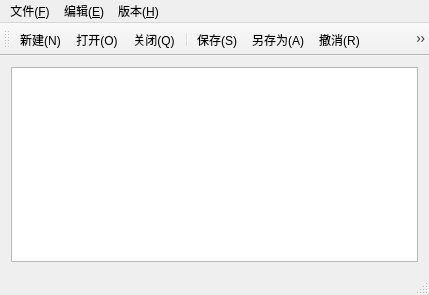
<?xml version="1.0" encoding="UTF-8"?>
<ui version="4.0">
 <class>MainWindow</class>
 <widget class="QMainWindow" name="MainWindow">
  <property name="geometry">
   <rect>
    <x>0</x>
    <y>0</y>
    <width>429</width>
    <height>295</height>
   </rect>
  </property>
  <property name="windowTitle">
   <string>MainWindow</string>
  </property>
  <widget class="QWidget" name="centralWidget">
   <layout class="QGridLayout" name="gridLayout">
    <item row="0" column="0">
     <widget class="QTextEdit" name="textEdit"/>
    </item>
   </layout>
  </widget>
  <widget class="QMenuBar" name="menuBar">
   <property name="geometry">
    <rect>
     <x>0</x>
     <y>0</y>
     <width>429</width>
     <height>17</height>
    </rect>
   </property>
   <widget class="QMenu" name="menu_F">
    <property name="title">
     <string>文件(&amp;F)</string>
    </property>
    <addaction name="action_New"/>
    <addaction name="action_Open"/>
    <addaction name="action_Close"/>
    <addaction name="action_Save"/>
    <addaction name="action_SaveAs"/>
    <addaction name="action_Exit"/>
   </widget>
   <widget class="QMenu" name="menu">
    <property name="title">
     <string>编辑(&amp;E)</string>
    </property>
    <addaction name="action_Revocation"/>
    <addaction name="action_Cut"/>
    <addaction name="action_Copy"/>
    <addaction name="action_Paste"/>
    <addaction name="action_Find"/>
   </widget>
   <widget class="QMenu" name="menu_2">
    <property name="title">
     <string>版本(&amp;H)</string>
    </property>
    <addaction name="action_9"/>
   </widget>
   <addaction name="menu_F"/>
   <addaction name="menu"/>
   <addaction name="menu_2"/>
  </widget>
  <widget class="QToolBar" name="mainToolBar">
   <attribute name="toolBarArea">
    <enum>TopToolBarArea</enum>
   </attribute>
   <attribute name="toolBarBreak">
    <bool>false</bool>
   </attribute>
   <addaction name="action_New"/>
   <addaction name="action_Open"/>
   <addaction name="action_Close"/>
   <addaction name="separator"/>
   <addaction name="action_Save"/>
   <addaction name="action_SaveAs"/>
   <addaction name="action_Revocation"/>
   <addaction name="action_Cut"/>
   <addaction name="action_Copy"/>
   <addaction name="action_Paste"/>
   <addaction name="action_Find"/>
   <addaction name="separator"/>
   <addaction name="action_9"/>
  </widget>
  <widget class="QStatusBar" name="statusBar"/>
  <action name="action_New">
   <property name="icon">
    <iconset resource="menu.qrc">
     <normaloff>:/icoFile/images/fileadd.ico</normaloff>:/icoFile/images/fileadd.ico</iconset>
   </property>
   <property name="text">
    <string>新建(&amp;N)</string>
   </property>
   <property name="shortcut">
    <string>Ctrl+N</string>
   </property>
  </action>
  <action name="action_Open">
   <property name="icon">
    <iconset resource="menu.qrc">
     <normaloff>:/icoFile/images/open_Text.ico</normaloff>:/icoFile/images/open_Text.ico</iconset>
   </property>
   <property name="text">
    <string>打开(&amp;O)</string>
   </property>
   <property name="shortcut">
    <string>Ctrl+O</string>
   </property>
  </action>
  <action name="action_Close">
   <property name="icon">
    <iconset resource="menu.qrc">
     <normaloff>:/icoFile/images/close.png</normaloff>:/icoFile/images/close.png</iconset>
   </property>
   <property name="text">
    <string>关闭(&amp;Q)</string>
   </property>
   <property name="shortcut">
    <string>Ctrl+Q</string>
   </property>
  </action>
  <action name="action_Save">
   <property name="icon">
    <iconset resource="menu.qrc">
     <normaloff>:/icoFile/images/save.ico</normaloff>:/icoFile/images/save.ico</iconset>
   </property>
   <property name="text">
    <string>保存(&amp;S)</string>
   </property>
   <property name="shortcut">
    <string>Ctrl+S</string>
   </property>
  </action>
  <action name="action_SaveAs">
   <property name="icon">
    <iconset resource="menu.qrc">
     <normaloff>:/icoFile/images/save-as.png</normaloff>:/icoFile/images/save-as.png</iconset>
   </property>
   <property name="text">
    <string>另存为(&amp;A)</string>
   </property>
   <property name="shortcut">
    <string>Ctrl+A</string>
   </property>
  </action>
  <action name="action_Exit">
   <property name="icon">
    <iconset resource="menu.qrc">
     <normaloff>:/icoFile/images/exit.ICO</normaloff>:/icoFile/images/exit.ICO</iconset>
   </property>
   <property name="text">
    <string>退出(&amp;X)</string>
   </property>
   <property name="shortcut">
    <string>Ctrl+X</string>
   </property>
  </action>
  <action name="action_Revocation">
   <property name="icon">
    <iconset resource="menu.qrc">
     <normaloff>:/icoFile/images/action-undo.ico</normaloff>:/icoFile/images/action-undo.ico</iconset>
   </property>
   <property name="text">
    <string>撤消(&amp;R)</string>
   </property>
   <property name="shortcut">
    <string>Ctrl+R</string>
   </property>
  </action>
  <action name="action_Cut">
   <property name="icon">
    <iconset resource="menu.qrc">
     <normaloff>:/icoFile/images/cut.ico</normaloff>:/icoFile/images/cut.ico</iconset>
   </property>
   <property name="text">
    <string>剪切(&amp;T)</string>
   </property>
   <property name="shortcut">
    <string>Ctrl+T</string>
   </property>
  </action>
  <action name="action_Copy">
   <property name="icon">
    <iconset resource="menu.qrc">
     <normaloff>:/icoFile/images/clipboard-copy_1.ico</normaloff>:/icoFile/images/clipboard-copy_1.ico</iconset>
   </property>
   <property name="text">
    <string>复制(&amp;C)</string>
   </property>
   <property name="shortcut">
    <string>Ctrl+C</string>
   </property>
  </action>
  <action name="action_Paste">
   <property name="icon">
    <iconset resource="menu.qrc">
     <normaloff>:/icoFile/images/paste.ico</normaloff>:/icoFile/images/paste.ico</iconset>
   </property>
   <property name="text">
    <string>粘贴(&amp;P)</string>
   </property>
   <property name="shortcut">
    <string>Ctrl+P</string>
   </property>
  </action>
  <action name="action_Find">
   <property name="icon">
    <iconset resource="menu.qrc">
     <normaloff>:/icoFile/images/text-preview.png</normaloff>:/icoFile/images/text-preview.png</iconset>
   </property>
   <property name="text">
    <string>查找(&amp;F)</string>
   </property>
   <property name="shortcut">
    <string>Ctrl+F</string>
   </property>
  </action>
  <action name="action_9">
   <property name="icon">
    <iconset resource="menu.qrc">
     <normaloff>:/icoFile/images/introduction.ico</normaloff>:/icoFile/images/introduction.ico</iconset>
   </property>
   <property name="text">
    <string>版本说明(&amp;V)</string>
   </property>
  </action>
 </widget>
 <layoutdefault spacing="6" margin="11"/>
 <resources>
  <include location="menu.qrc"/>
 </resources>
 <connections/>
</ui>
